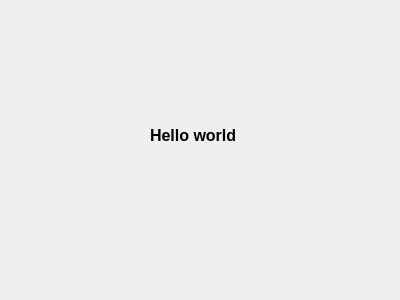
<?xml version="1.0" encoding="UTF-8"?>
<ui version="4.0">
 <class>Dialog</class>
 <widget class="QDialog" name="Dialog">
  <property name="geometry">
   <rect>
    <x>0</x>
    <y>0</y>
    <width>400</width>
    <height>300</height>
   </rect>
  </property>
  <property name="windowTitle">
   <string>Dialog</string>
  </property>
  <widget class="QLabel" name="label">
   <property name="geometry">
    <rect>
     <x>150</x>
     <y>120</y>
     <width>101</width>
     <height>31</height>
    </rect>
   </property>
   <property name="font">
    <font>
     <pointsize>12</pointsize>
     <weight>75</weight>
     <bold>true</bold>
    </font>
   </property>
   <property name="text">
    <string>Hello world</string>
   </property>
  </widget>
 </widget>
 <resources/>
 <connections/>
</ui>
